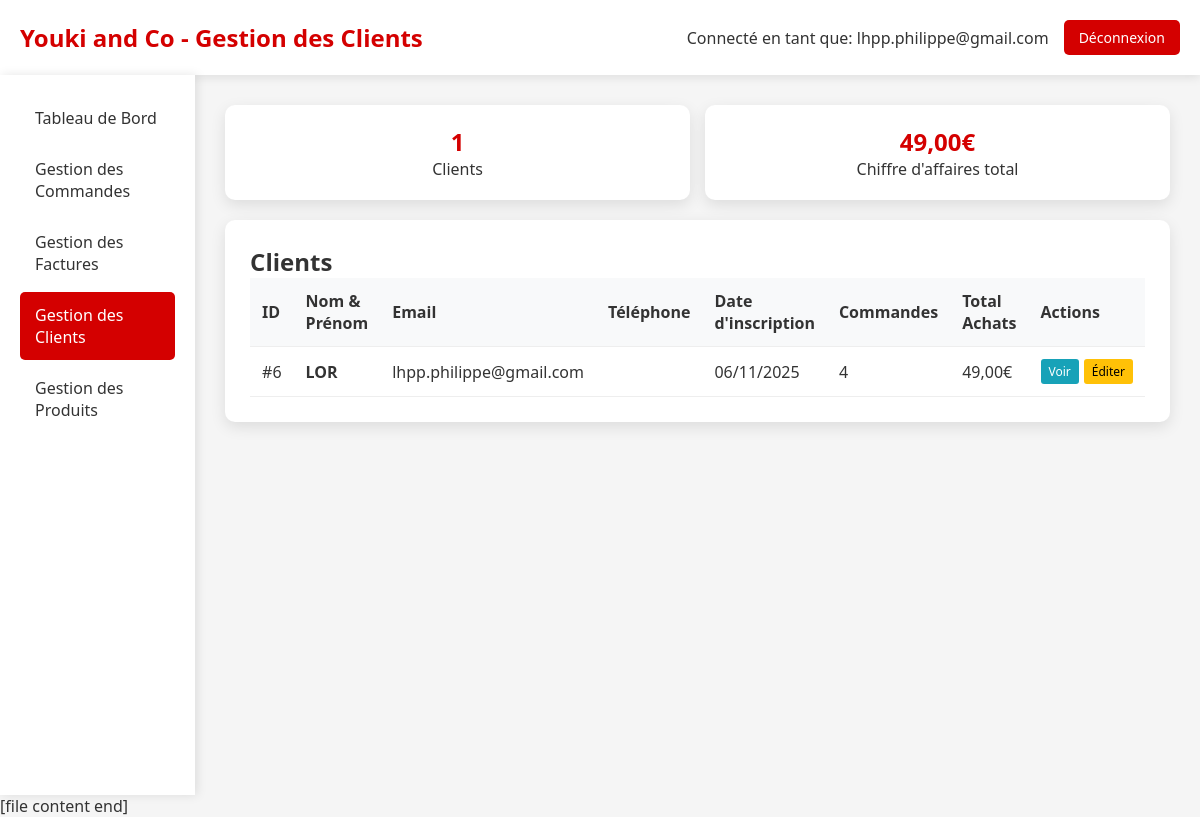
The page /admin_clients.php (signed in) on the database as committed earlier.
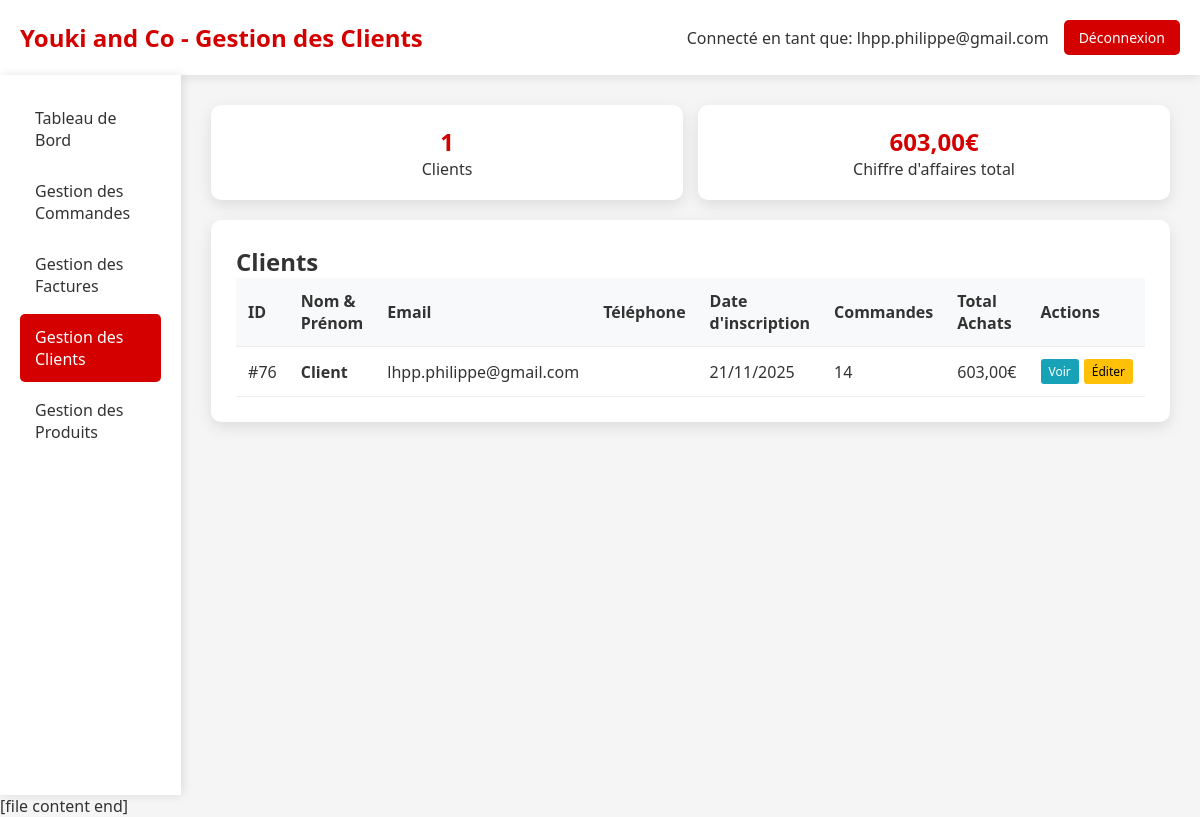
The same page on the database as committed later.
### tables this page shows
CREATE TABLE IF NOT EXISTS `client` (
  `idClient` bigint NOT NULL AUTO_INCREMENT,
  `email` varchar(50) NOT NULL,
  `motDePasse` varchar(255) DEFAULT NULL,
  `nom` varchar(50) DEFAULT NULL,
  `prenom` varchar(50) DEFAULT NULL,
  `telephone` varchar(20) DEFAULT NULL,
  `email_confirme` tinyint(1) DEFAULT '0',
  `token_confirmation` varchar(64) DEFAULT NULL,
  `token_expires` datetime DEFAULT NULL,
  `type` enum('temporaire','permanent') DEFAULT 'temporaire',
  `date_creation` datetime DEFAULT CURRENT_TIMESTAMP,
  `session_id` varchar(128) DEFAULT NULL,
  PRIMARY KEY (`idClient`),
  KEY `idx_client_type` (`type`),
  KEY `idx_client_session` (`session_id`),
  KEY `idx_client_date` (`date_creation`)
);

### admin_clients.php (the view, shortened to what this page needs)
<?php
require_once 'config.php';
try {
    $pdo = new PDO("mysql:host=$host;dbname=$dbname;charset=utf8", $username, $password);
    $pdo->setAttribute(PDO::ATTR_ERRMODE, PDO::ERRMODE_EXCEPTION);
    $stmt = $pdo->query("
        SELECT c.idClient, c.email, c.nom, c.prenom, c.telephone, c.date_creation,
               COUNT(cmd.idCommande) as nb_commandes,
               COALESCE(SUM(cmd.montantTotal), 0) as total_achats
        FROM Client c
        LEFT JOIN Commande cmd ON c.idClient = cmd.idClient
        WHERE c.type = 'permanent' OR (c.type IS NULL AND c.email NOT LIKE 'temp_%@origamizen.fr')
        GROUP BY c.idClient
        ORDER BY c.date_creation DESC
    ");
    $clients = $stmt->fetchAll(PDO::FETCH_ASSOC);
} catch (PDOException $e) {
    die("Erreur de connexion à la base de données: " . $e->getMessage());
}
?>
<!DOCTYPE html>
<html lang="fr">
<head>
</head>
<body>
    <div class="header">
        <div class="logo">
            <h1>Youki and Co - Gestion des Clients</h1>
        </div>
        <div class="admin-info">
            <span>Connecté en tant que: <?= htmlspecialchars($_SESSION['admin_email']) ?></span>
            <a href="admin_dashboard.php?logout=1" class="btn-logout">Déconnexion</a>
        </div>
    </div>
    <div class="container">
        <div class="sidebar">
            <a href="admin_dashboard.php" class="nav-item">Tableau de Bord</a>
            <a href="admin_commandes.php" class="nav-item">Gestion des Commandes</a>
            <a href="admin_factures.php" class="nav-item">Gestion des Factures</a>
            <a href="admin_clients.php" class="nav-item active">Gestion des Clients</a>
            <a href="admin_produits.php" class="nav-item">Gestion des Produits</a>
        </div>
        <div class="main-content">
            <div class="client-stats">
                <div class="stat-card">
                    <div class="stat-number"><?= count($clients) ?></div>
                    <div>Clients</div>
                </div>
                <div class="stat-card">
                    <div class="stat-number">
                        <?= number_format(array_sum(array_column($clients, 'total_achats')), 2, ',', ' ') ?>€
                    </div>
                    <div>Chiffre d'affaires total</div>
                </div>
            </div>
            <div class="section">
                <h2>Clients</h2>
                <table>
                    <thead>
                        <tr>
                            <th>ID</th>
                            <th>Nom & Prénom</th>
                            <th>Email</th>
                            <th>Téléphone</th>
                            <th>Date d'inscription</th>
                            <th>Commandes</th>
                            <th>Total Achats</th>
                            <th>Actions</th>
                        </tr>
                    </thead>
                    <tbody>
                        <?php foreach ($clients as $client): ?>
                        <tr>
                            <td>#<?= $client['idClient'] ?></td>
                            <td>
                                <strong><?= htmlspecialchars($client['prenom'] . ' ' . $client['nom']) ?></strong>
                            </td>
                            <td><?= htmlspecialchars($client['email']) ?></td>
                            <td><?= htmlspecialchars($client['telephone'] ?? 'Non renseigné') ?></td>
                            <td><?= date('d/m/Y', strtotime($client['date_creation'])) ?></td>
                            <td><?= $client['nb_commandes'] ?></td>
                            <td><?= number_format($client['total_achats'], 2, ',', ' ') ?>€</td>
                            <td>
                                <div class="client-actions">
                                    <a href="admin_client_detail.php?id=<?= $client['idClient'] ?>" class="btn-view">Voir</a>
                                    <a href="admin_client_edit.php?id=<?= $client['idClient'] ?>" class="btn-edit">Éditer</a>
                                </div>
                            </td>
                        </tr>
                        <?php endforeach; ?>
                    </tbody>
                </table>
            </div>
        </div>
    </div>
</body>
</html>

Rows that differ between the two databases and show on the page:
removed client: idClient "6", prenom+nom "LOR", email "lhpp.philippe@gmail.com", date_creation "06/11/2025", nb_commandes "4", total_achats "49,00"
added client: idClient "76", prenom+nom "Client", email "lhpp.philippe@gmail.com", date_creation "21/11/2025", nb_commandes "14", total_achats "603,00"
Other text that changed with them:
array_sum(array_column($clients, 'total_achats')): "49,00" → "603,00"
